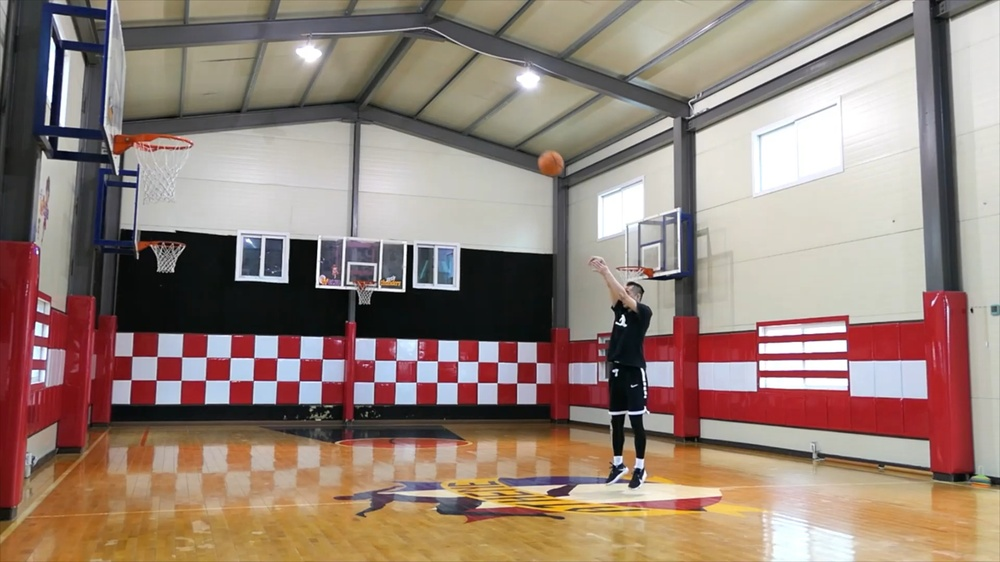
#> input picture script/image.jpg, 1000 x 562 px, shrunk from 1920 x 1080 before the run, given in place of the camera
$ python crossline_counter.py
#> lines starting #> are read from the running program, lines starting #| are printed output that depends on the picture; after the words box and inside, x2 and y2 are one past the last pixel; in counts of white or black regions, pixels touching at a corner belong together
import cv2

# define the video capture object
cap = cv2.VideoCapture(0)

# set the initial value of the counter
counter = 0

# define the coordinates of the line
line_y = 300

# define the color of the line
line_color = (0, 255, 0)  # green color in BGR format

# define the font to display the counter value
font = cv2.FONT_HERSHEY_SIMPLEX

while True:
    # read a frame from the video capture object
    ret, frame = cap.read()
#> frame is the input picture: shape (562, 1000, 3); mean B, G, R 119.7, 129.9, 149.8

    # draw the line on the frame
    cv2.line(frame, (0, line_y), (frame.shape[1], line_y), line_color, 2)
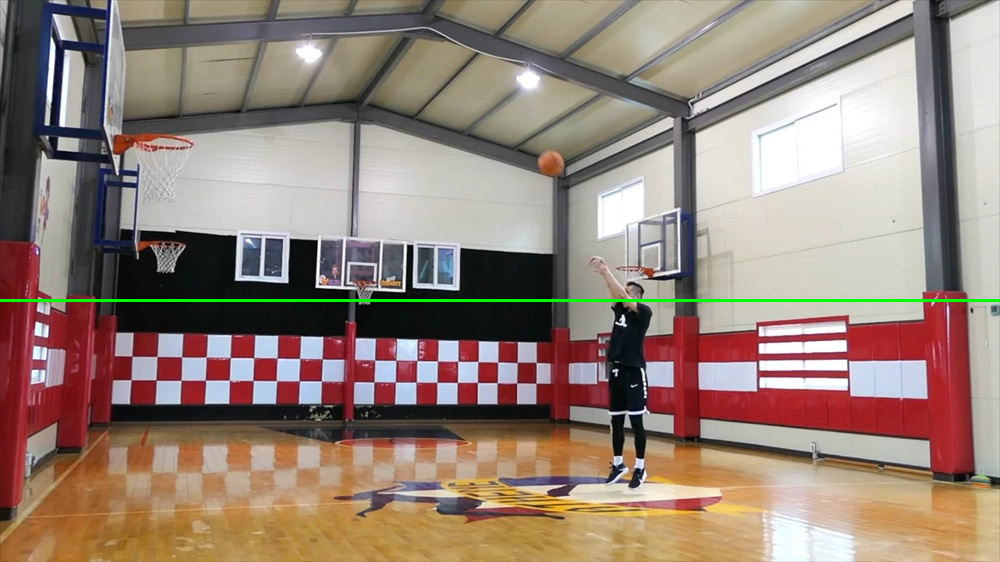
#> frame: shape (562, 1000, 3); 0.53% of pixels changed, all inside (x1, y1, x2, y2) = (0, 299, 1000, 302)

    # convert the frame to grayscale
    gray = cv2.cvtColor(frame, cv2.COLOR_BGR2GRAY)
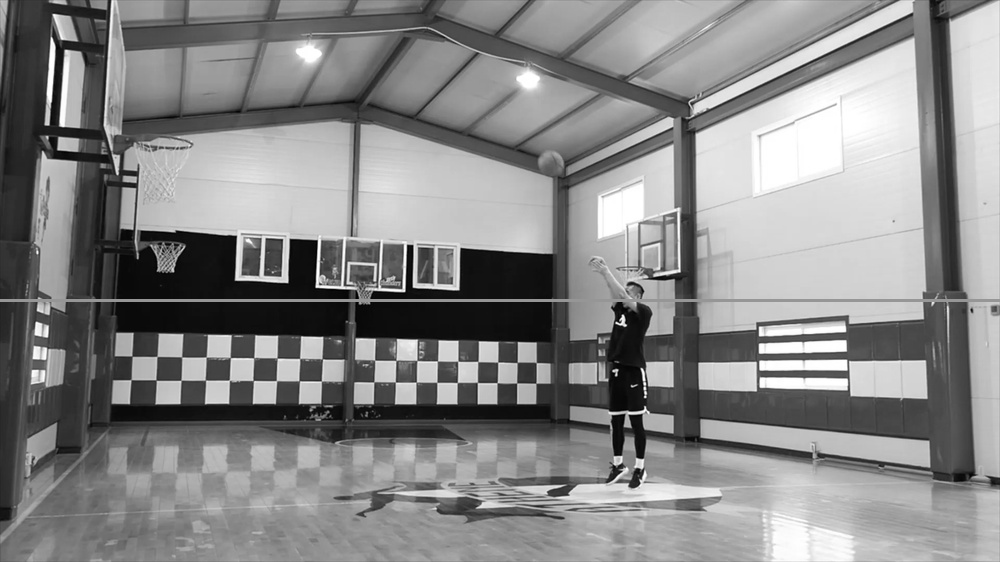
#> gray: shape (562, 1000); min 0, max 255, mean 135

    # apply a threshold to the frame to binarize it
    ret, thresh = cv2.threshold(gray, 127, 255, cv2.THRESH_BINARY)
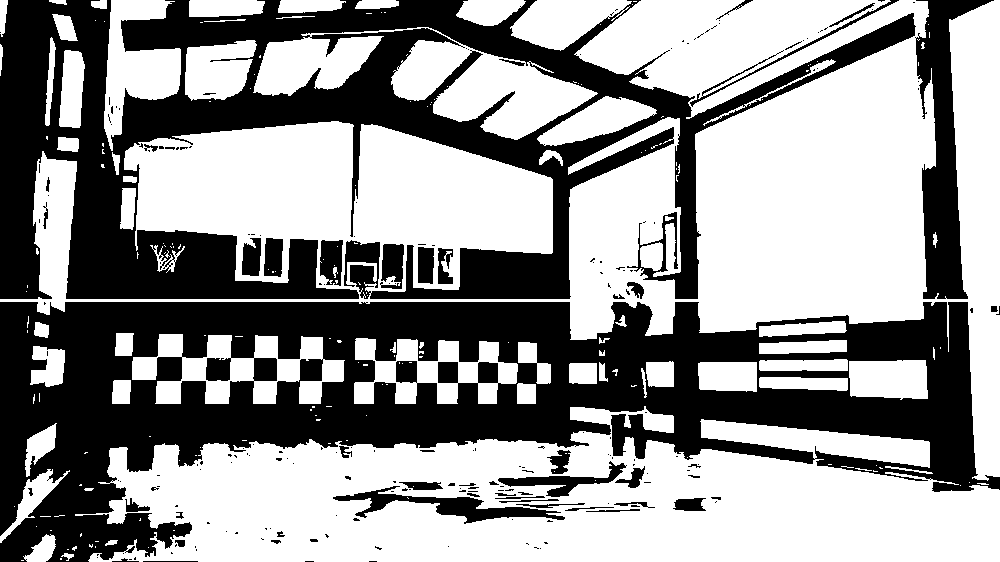
#> thresh: shape (562, 1000); 58.3% white; 210 black regions (158 under 20 px)

    # find the contours in the thresholded frame
    contours, hierarchy = cv2.findContours(thresh, cv2.RETR_EXTERNAL, cv2.CHAIN_APPROX_SIMPLE)
#> contours = 180 contours, 128 with area under 20; largest, box (x1, y1, x2, y2) and area: (0, 0, 1000, 481) 166003, (75, 406, 1000, 562) 98305, (253, 27, 598, 140) 15348, (132, 334, 345, 404) 7590, (354, 338, 518, 404) 6171

    # loop over the contours
    for contour in contours:
        # get the coordinates of the bounding box of the contour
        x, y, w, h = cv2.boundingRect(contour)

        # check if the center of the bounding box is below the line
        if y + h > line_y:
            # increment the counter
            counter += 1

            # draw the bounding box of the contour on the frame
            cv2.rectangle(frame, (x, y), (x+w, y+h), (0, 0, 255), 2)
#> this loop made 180 passes
#> (contour, x, y, w, h) on passes 1, 2, 4, 6, 9, 12, 13, 14, 16, 17: ([[21, 560], [23, 560]], 21, 560, 3, 1), ([[60, 558], [60, 559], [61, 559], [61, 558]], 60, 558, 2, 2), ([[67, 549], [68, 549]], 67, 549, 2, 1), ([[95, 546], [95, 547]], 95, 546, 1, 2), ([[95, 541], [98, 541]], 95, 541, 4, 1), ([[81, 533], [80, 534], [80, 536], [81, 535]], 80, 533, 2, 4), ([[173, 530], [174, 530]], 173, 530, 2, 1), ([[50, 530], [51, 530]], 50, 530, 2, 1), ([[140, 518], [140, 519], [139, 520], [140, 520]], 139, 518, 2, 3), ([[40, 516], [50, 516]], 40, 516, 11, 1)
#> (x, y, w, h) on passes 3, 5, 7, 8, 10, 11: (61, 553, 13, 8), (148, 547, 1, 1), (72, 546, 5, 5), (89, 544, 4, 4), (105, 540, 13, 6), (23, 534, 33, 28)
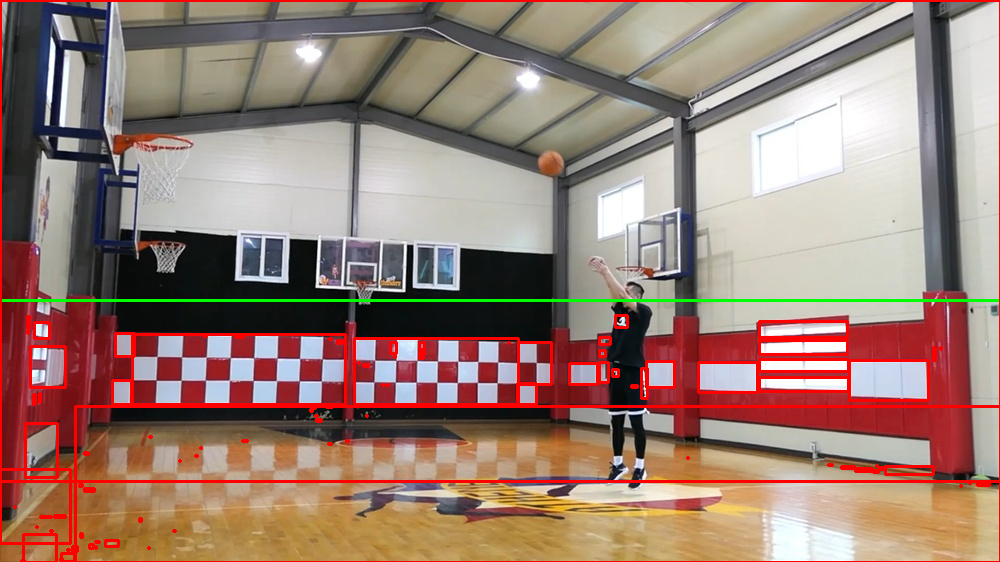
#> frame: shape (562, 1000, 3); 4.2% of pixels changed, all inside (x1, y1, x2, y2) = (0, 0, 1000, 562)
#> after the loop, counter = 93

    # display the counter value on the frame
    cv2.putText(frame, "Counter: {}".format(counter), (10, 30), font, 1, (0, 255, 0), 2, cv2.LINE_AA)
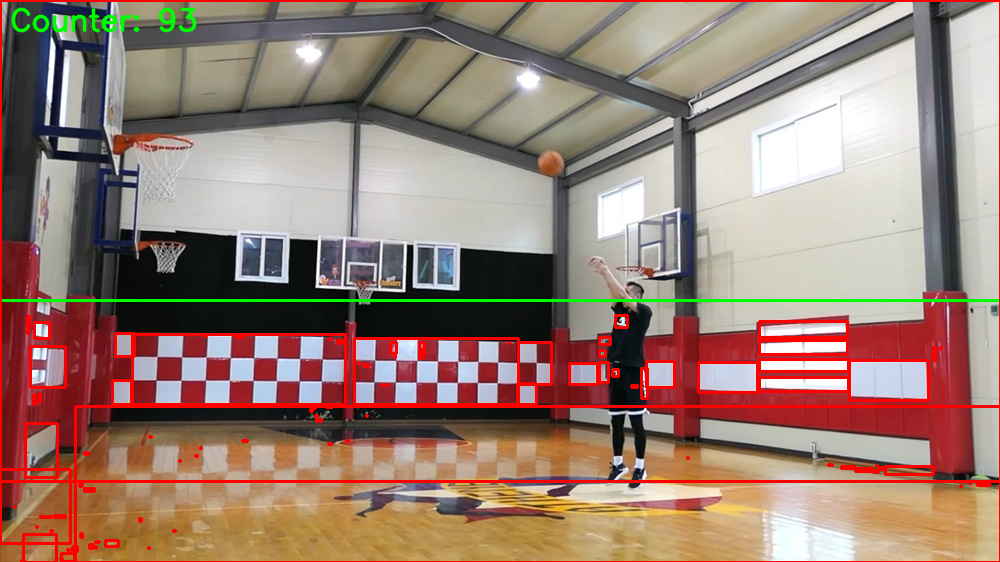
#> frame: shape (562, 1000, 3); 0.35% of pixels changed, all inside (x1, y1, x2, y2) = (11, 7, 197, 33)

    # display the frame
    cv2.imshow("Frame", frame)

    # check if the 'q' key is pressed to exit the loop
    if cv2.waitKey(1) & 0xFF == ord('q'):
#> (key q is pressed here)
        break

# release the video capture object and close all windows
cap.release()
cv2.destroyAllWindows()
